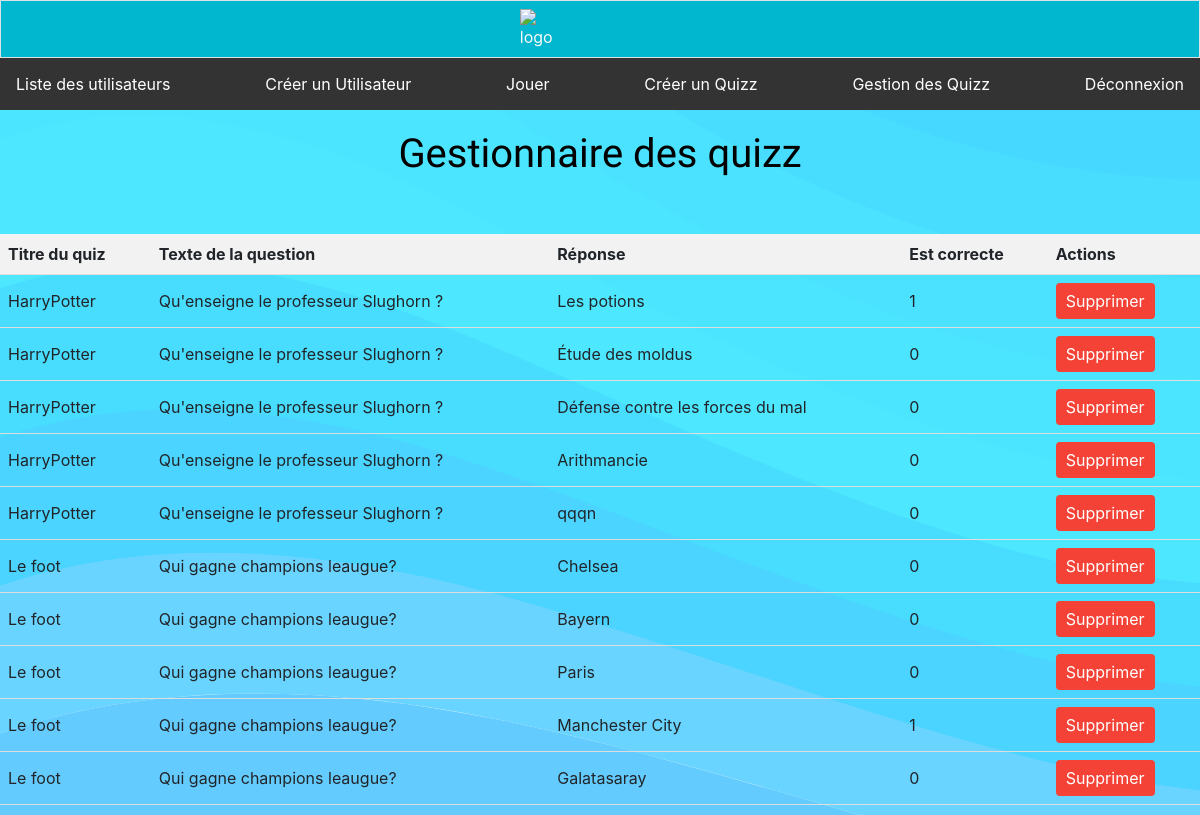
Page /admin/resultat.php on the committed database.
### tables this page shows
CREATE TABLE `question` (
  `question_number` int(11) NOT NULL,
  `text` varchar(255) NOT NULL,
  `quiz_id` int(11) NOT NULL
);

### admin/resultat.php (the view, shortened to what this page needs)
<!DOCTYPE html>
<html>
<head>
    <link rel="stylesheet" href="resultat.css" type="text/css"/>
    <link href="https://cdn.jsdelivr.net/npm/bootstrap@5.3.0/dist/css/bootstrap.min.css" rel="stylesheet">
        <link rel="stylesheet" href="css/bootstrap.min.css">
        <link rel="stylesheet" href="js/bootstrap.min.js">
</head>
<body>
        <nav class="navbar navbar-dark justify-content-center text-light border yolo">
			<div class="container-fluid mt-6">
			<div class="col p-6">
			<nav class="navbar navbar-dark justify-content-center text-light">
			</div>
			<div class="col p-6">
			<div class=kiki>
			  <a>
          <img src="https://cdn2.trictrac.net/documents/formats/news_xlarge/documents/originals/6b/4c/b24a9d99bc500a729e1947ddcd3c2a82f1a44ff11a31b072dd5071618055.jpeg" alt="logo" height="100px" width="250px">
        </a>
			</div>
			</div>
        </div>
      </nav>
    <ul class="navbar">
        <li><a href="../pages/admin.php">Liste des utilisateurs</a></li>
        <li><a href="inscription_admin.php">Créer un Utilisateur</a></li>
        <li><a href="listequizz.php">Jouer</a></li>
        <li><a href="add.php">Créer un Quizz</a></li>
        <li><a href="#">Gestion des Quizz</a></li>
        <li><a href="../traitement/deconnexion.php">Déconnexion</a></li>
    </ul>
      <h1 style="text-align: center; font-family: 'Acme', sans-serif; color: black">Gestionnaire des quizz</h1>
    <br></br>
    <?php
    $servername = "localhost";
    $username = "root";
    $password = "";
    $dbname = "quiz2";
    $conn = new mysqli($servername, $username, $password, $dbname);
    $sql = "SELECT DISTINCT quiz.titre, question.text, question.question_number, choices.text AS reponse, choices.is_correct
            FROM quiz, question, choices
            WHERE quiz.quiz_id = question.quiz_id
            AND question.question_number = choices.question_number";
    $result = $conn->query($sql);
    if ($result->num_rows > 0) {
        echo "<table>";
        echo "<tr><th>Titre du quiz</th><th>Texte de la question</th><th>Réponse</th><th>Est correcte</th><th>Actions</th></tr>";
        while ($row = $result->fetch_assoc()) {
            echo "<tr id='" . $row["question_number"] . "'>";
            echo "<td>" . $row["titre"] . "</td>";
            echo "<td>" . $row["text"] . "</td>";
            echo "<td>" . $row["reponse"] . "</td>";
            echo "<td>" . $row["is_correct"] . "</td>";
            echo "<td>";
            echo "<button class='button' onclick='deleteRow(" . $row["question_number"] . ")'>Supprimer</button>";
            echo "</td>";
            echo "</tr>";
        }
        echo "</table>";
    } else {
        echo "Aucun résultat trouvé.";
    }
    ?>
</body>
</html>

### admin/resultat.css (style rules this page uses)
body { background-color: #30AEFF; background-attachment: fixed; background-size: cover; }
.yolo { background-color: #01B7CF; }
.kiki { float: center; }
.kiki { padding-left: 27%; padding-right: 73%; }

### admin/resultat.php (style rules this page uses)
h1 { color: #333; }
table { width: 100%; border-collapse: collapse; margin-bottom: 10px; }
th, td { padding: 8px; text-align: left; border-bottom: 1px solid #ddd; }
th { background-color: #f2f2f2; }
a { color: #333; text-decoration: none; }
ul.navbar { list-style-type: none; margin: 0; padding: 0; overflow: hidden; background-color: #333; margin-bottom: 20px; }
ul.navbar li { float: left; }
ul.navbar li a { display: block; color: white; text-align: center; padding: 14px 16px; text-decoration: none; }
ul { list-style-type: none; margin: 0; padding: 0; overflow: hidden; background-color: #333; }
li { float: left; }
li a { display: block; color: white; text-align: center; padding: 14px 16px; text-decoration: none; }
table { width: 100%; border-collapse: collapse; }
.button { padding: 6px 10px; background-color: #4CAF50;background-color: #f44336; color: white; border: none; border-radius: 4px; cursor: pointer; }

### rows in the picture
question: titre "HarryPotter", text "Qu'enseigne le professeur Slughorn ?", reponse "Les potions", is_correct "1", reponse "Étude des moldus", is_correct "0", reponse "Défense contre les forces du mal", reponse "Arithmancie", reponse "qqqn"
question: titre "Le foot", text "Qui gagne champions leaugue?", reponse "Chelsea", is_correct "0", reponse "Bayern", reponse "Paris", reponse "Manchester City", is_correct "1", reponse "Galatasaray"
